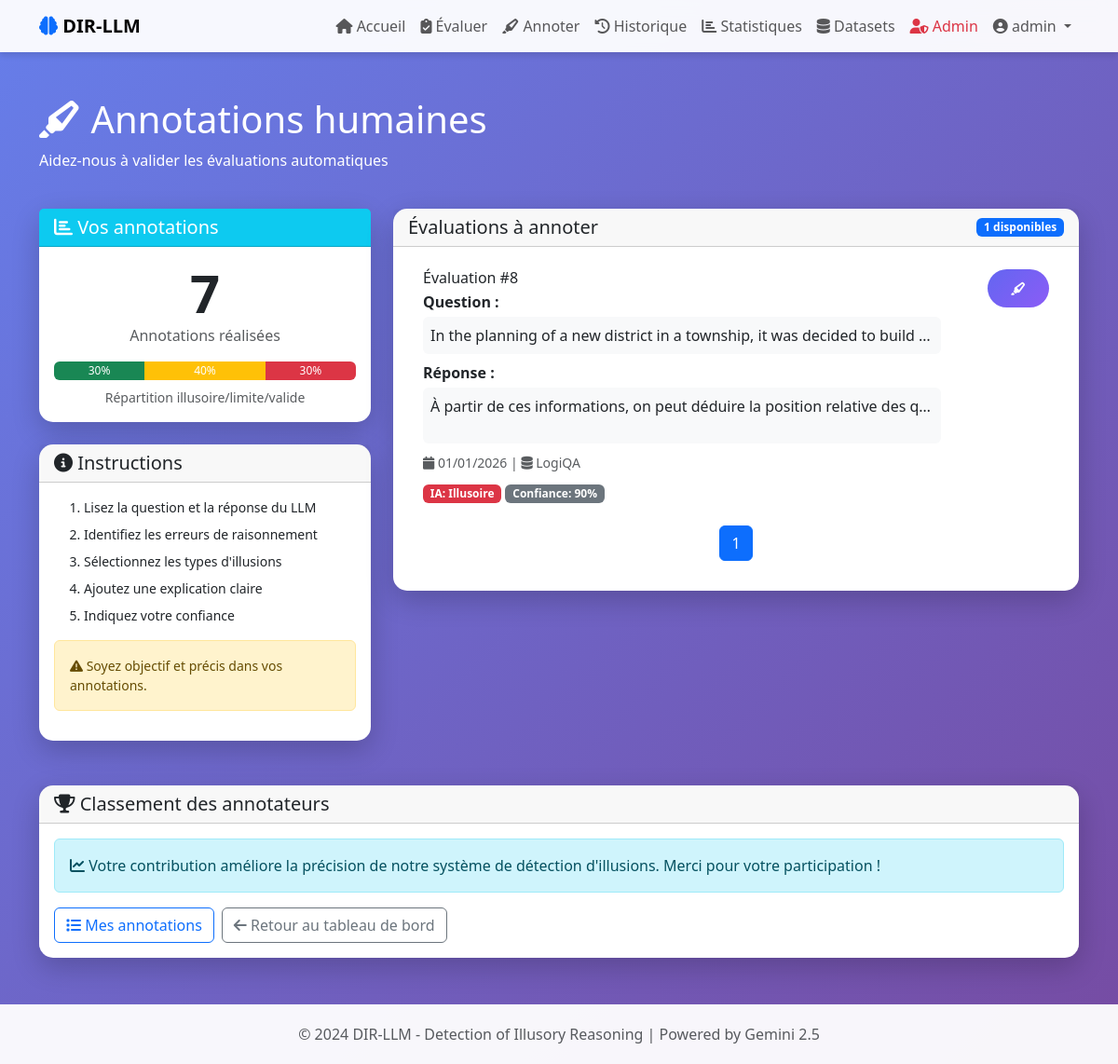
The app's page /annotate (signed in) with its own data.
### models/user.py (models this page shows, shortened)
class User(UserMixin, db.Model):
    id = db.Column(db.Integer, primary_key=True)
    username = db.Column(db.String(80), unique=True, nullable=False)
    email = db.Column(db.String(120), unique=True, nullable=False)
    password_hash = db.Column(db.String(200), nullable=False)
    created_at = db.Column(db.DateTime, default=datetime.utcnow)
    is_admin = db.Column(db.Boolean, default=False)
    evaluations = db.relationship('Evaluation', backref='user', lazy=True, cascade='all, delete-orphan')
    annotations = db.relationship('HumanAnnotation', backref='annotator', lazy=True)

### models/evaluation.py (models this page shows, shortened)
class Evaluation(db.Model):
    id = db.Column(db.Integer, primary_key=True)
    user_id = db.Column(db.Integer, db.ForeignKey('user.id'), nullable=False)
    question = db.Column(db.Text, nullable=False)
    llm_response = db.Column(db.Text, nullable=False)
    expected_answer = db.Column(db.String(500))
    dataset_name = db.Column(db.String(100))
    is_illusory = db.Column(db.Boolean, default=False)
    illusion_types = db.Column(db.Text)
    explanation = db.Column(db.Text)
    confidence = db.Column(db.Float)
    created_at = db.Column(db.DateTime, default=datetime.utcnow)
    judge_model = db.Column(db.String(50), default='gemini-2.5-flash')
    consistency_checks = db.relationship('ConsistencyCheck', backref='evaluation', lazy=True)
    logical_analyses = db.relationship('LogicalAnalysis', backref='evaluation', lazy=True)
    human_annotations = db.relationship('HumanAnnotation', backref='evaluation', lazy=True)

### routes/annotations.py (the view)
@annotations_bp.route('/annotate')
@login_required
def annotate_list():
    page = request.args.get('page', 1, type=int)
    annotated_ids = db.session.query(HumanAnnotation.evaluation_id)\
        .filter(HumanAnnotation.annotator_id == current_user.id)\
        .subquery()
    evaluations = Evaluation.query\
        .filter_by(user_id=current_user.id)\
        .filter(~Evaluation.id.in_(annotated_ids))\
        .order_by(Evaluation.created_at.desc())\
        .paginate(page=page, per_page=20, error_out=False)
    total_annotations = HumanAnnotation.query.filter_by(annotator_id=current_user.id).count()
    return render_template('annotate_list.html',
                         evaluations=evaluations,
                         total_annotations=total_annotations)

### app.py (called while the page is built)
def create_app():
    app = Flask(__name__)
    app.config.from_object(Config)
    db.init_app(app)
    login_manager = LoginManager()
    login_manager.init_app(app)
    login_manager.login_view = 'auth.login'
    @login_manager.user_loader
    def load_user(user_id):
        return User.query.get(int(user_id))
    init_routes(app)
    with app.app_context():
        init_db_complete()
    return app

### templates/annotate_list.html (shortened to what this page needs)
{% extends "base.html" %}
{% block content %}
<div class="row mb-4">
    <div class="col-12">
        <h1 class="text-white">
            <i class="fas fa-highlighter"></i> Annotations humaines
        </h1>
        <p class="text-white">
            Aidez-nous à valider les évaluations automatiques
        </p>
    </div>
</div>
<div class="row">
    <div class="col-md-4 mb-4">
        <div class="card">
            <div class="card-header bg-info text-white">
                <h5 class="mb-0"><i class="fas fa-chart-bar"></i> Vos annotations</h5>
            </div>
            <div class="card-body text-center">
                <div class="display-4 fw-bold">{{ total_annotations }}</div>
                <p class="text-muted">Annotations réalisées</p>
                <div class="progress mt-3" style="height: 20px;">
                    <div class="progress-bar bg-success" style="width: 30%">30%</div>
                    <div class="progress-bar bg-warning" style="width: 40%">40%</div>
                    <div class="progress-bar bg-danger" style="width: 30%">30%</div>
                </div>
                <small class="text-muted mt-2 d-block">Répartition illusoire/limite/valide</small>
            </div>
        </div>
        <div class="card mt-4">
            <div class="card-header">
                <h5 class="mb-0"><i class="fas fa-info-circle"></i> Instructions</h5>
            </div>
            <div class="card-body">
                <ol class="small">
                    <li class="mb-2">Lisez la question et la réponse du LLM</li>
                    <li class="mb-2">Identifiez les erreurs de raisonnement</li>
                    <li class="mb-2">Sélectionnez les types d'illusions</li>
                    <li class="mb-2">Ajoutez une explication claire</li>
                    <li class="mb-2">Indiquez votre confiance</li>
                </ol>
                <div class="alert alert-warning small">
                    <i class="fas fa-exclamation-triangle"></i>
                    Soyez objectif et précis dans vos annotations.
                </div>
            </div>
        </div>
    </div>
    <div class="col-md-8">
        <div class="card">
            <div class="card-header">
                <div class="d-flex justify-content-between align-items-center">
                    <h5 class="mb-0">Évaluations à annoter</h5>
                    <span class="badge bg-primary">{{ evaluations.total }} disponibles</span>
                </div>
            </div>
            <div class="card-body">
                {% if evaluations.items %}
                <div class="list-group list-group-flush">
                    {% for evaluation in evaluations.items %}
                    <div class="list-group-item">
                        <div class="row">
                            <div class="col-10">
                                <h6 class="mb-1">Évaluation #{{ evaluation.id }}</h6>
                                <div class="mb-2">
                                    <strong class="d-block mb-1">Question :</strong>
                                    <div class="bg-light p-2 rounded text-truncate" style="max-width: 100%;">
                                        {{ evaluation.question[:100] }}{% if evaluation.question|length > 100 %}...{% endif %}
                                    </div>
                                </div>
                                <div class="mb-2">
                                    <strong class="d-block mb-1">Réponse :</strong>
                                    <div class="bg-light p-2 rounded text-truncate" style="max-width: 100%; height: 60px; overflow: hidden;">
                                        {{ evaluation.llm_response[:150] }}{% if evaluation.llm_response|length > 150 %}...{% endif %}
                                    </div>
                                </div>
                                <small class="text-muted">
                                    <i class="fas fa-calendar"></i> {{ evaluation.created_at.strftime('%d/%m/%Y') }}
                                    {% if evaluation.dataset_name %}
                                    | <i class="fas fa-database"></i> {{ evaluation.dataset_name }}
                                    {% endif %}
                                </small>
                            </div>
                            <div class="col-2 d-flex align-items-start justify-content-end">
                                <a href="{{ url_for('annotations.annotate_evaluation', eval_id=evaluation.id) }}"
                                class="btn btn-primary btn-sm">
                                    <i class="fas fa-highlighter"></i>
                                </a>
                            </div>
                        </div>
                        <div class="mt-2">
                            {% if evaluation.is_illusory %}
                            <span class="badge bg-danger">IA: Illusoire</span>
                            {% else %}
                            <span class="badge bg-success">IA: Valide</span>
                            {% endif %}
                            <span class="badge bg-secondary">Confiance: {{ "%.0f"|format(evaluation.confidence * 100) }}%</span>
                        </div>
                    </div>
                    {% endfor %}
                </div>
                <nav aria-label="Page navigation" class="mt-3">
                    <ul class="pagination justify-content-center">
                        {% for page_num in evaluations.iter_pages(left_edge=1, right_edge=1, left_current=2, right_current=2) %}
                            {% if page_num %}
                                <li class="page-item {% if page_num == evaluations.page %}active{% endif %}">
                                    <a class="page-link" href="{{ url_for('annotations.annotate_list', page=page_num) }}">{{ page_num }}</a>
                                </li>
                            {% endif %}
                        {% endfor %}
                    </ul>
                </nav>
                {% endif %}
            </div>
        </div>
    </div>
</div>
<div class="row mt-4">
    <div class="col-12">
        <div class="card">
            <div class="card-header">
                <h5 class="mb-0"><i class="fas fa-trophy"></i> Classement des annotateurs</h5>
            </div>
            <div class="card-body">
                <div class="alert alert-info">
                    <i class="fas fa-chart-line"></i>
                    Votre contribution améliore la précision de notre système de détection d'illusions.
                    Merci pour votre participation !
                </div>
                <div class="d-flex flex-wrap gap-2">
                    <a href="{{ url_for('annotations.my_annotations') }}" class="btn btn-outline-primary">
                        <i class="fas fa-list"></i> Mes annotations
                    </a>
                    <a href="{{ url_for('main.dashboard') }}" class="btn btn-outline-secondary">
                        <i class="fas fa-arrow-left"></i> Retour au tableau de bord
                    </a>
                </div>
            </div>
        </div>
    </div>
</div>
{% endblock %}

### templates/base.html (shortened to what this page needs)
<!DOCTYPE html>
<html lang="fr">
<head>
    <link href="https://cdn.jsdelivr.net/npm/bootstrap@5.3.0/dist/css/bootstrap.min.css" rel="stylesheet">
    <link rel="stylesheet" href="https://cdnjs.cloudflare.com/ajax/libs/font-awesome/6.4.0/css/all.min.css">
</head>
<body>
    <nav class="navbar navbar-expand-lg navbar-light">
        <div class="container">
            <a class="navbar-brand fw-bold" href="{{ url_for('auth.index') }}">
                <i class="fas fa-brain text-primary"></i> DIR-LLM
            </a>
            <div class="collapse navbar-collapse" id="navbarNav">
                <ul class="navbar-nav ms-auto">
                    {% if current_user.is_authenticated %}
                        <li class="nav-item">
                            <a class="nav-link" href="{{ url_for('main.dashboard') }}">
                                <i class="fas fa-home"></i> Accueil
                            </a>
                        </li>
                        <li class="nav-item">
                            <a class="nav-link" href="{{ url_for('main.evaluate') }}">
                                <i class="fas fa-clipboard-check"></i> Évaluer
                            </a>
                        </li>
                        <li class="nav-item">
                            <a class="nav-link" href="{{ url_for('annotations.annotate_list') }}">
                                <i class="fas fa-highlighter"></i> Annoter
                            </a>
                        </li>
                        <li class="nav-item">
                            <a class="nav-link" href="{{ url_for('main.history') }}">
                                <i class="fas fa-history"></i> Historique
                            </a>
                        </li>
                        <li class="nav-item">
                            <a class="nav-link" href="{{ url_for('main.statistics') }}">
                                <i class="fas fa-chart-bar"></i> Statistiques
                            </a>
                        </li>
                        <li class="nav-item">
                            <a class="nav-link" href="{{ url_for('datasets.view_datasets') }}">
                                <i class="fas fa-database"></i> Datasets
                            </a>
                        </li>
                        {% if current_user.is_admin %}
                        <li class="nav-item">
                            <a class="nav-link text-danger" href="{{ url_for('admin.admin_panel') }}">
                                <i class="fas fa-user-shield"></i> Admin
                            </a>
                        </li>
                        {% endif %}
                        <li class="nav-item dropdown">
                            <a class="nav-link dropdown-toggle" href="#" id="navbarDropdown" role="button" data-bs-toggle="dropdown">
                                <i class="fas fa-user-circle"></i> {{ current_user.username }}
                            </a>
                        </li>
                    {% endif %}
                </ul>
            </div>
        </div>
    </nav>
    <main class="container my-5">
        {% block content %}{% endblock %}
    </main>
    <footer class="footer text-center">
        <div class="container">
            <p class="mb-0 text-muted">
                &copy; 2024 DIR-LLM - Detection of Illusory Reasoning | Powered by Gemini 2.5
            </p>
        </div>
    </footer>
</body>
</html>

### templates/base.html (style rules this page uses)
:root { --primary: #6366f1; --secondary: #8b5cf6; --success: #10b981; --danger: #ef4444; --warning: #f59e0b; --dark: #1f2937; }
body { font-family: 'Segoe UI', Tahoma, Geneva, Verdana, sans-serif; background: linear-gradient(135deg, #667eea 0%, #764ba2 100%); min-height: 100vh; }
.navbar { background: rgba(255, 255, 255, 0.95) !important; backdrop-filter: blur(10px); box-shadow: 0 4px 6px rgba(0, 0, 0, 0.1); }
.card { border: none; border-radius: 15px; box-shadow: 0 10px 30px rgba(0, 0, 0, 0.2); transition: transform 0.3s ease; }
.btn-primary { background: linear-gradient(135deg, var(--primary), var(--secondary)); border: none; padding: 10px 25px; border-radius: 25px; transition: all 0.3s ease; }
.footer { background: rgba(255, 255, 255, 0.95); padding: 20px 0; margin-top: 50px; }

### records on screen
User: username "admin"
Evaluation: id "8", question "In the planning of a new district in a township, it was decided to build…", llm_response "À partir de ces informations, on peut déduire la position relative des q…", created_at "01/01/2026", dataset_name "LogiQA", is_illusory "IA: Illusoire", evaluation.confidence*100 "90"

### other values on screen
{{ total_annotations }} "7"
{{ evaluations.total }} "1"
{{ page_num }} "1"
